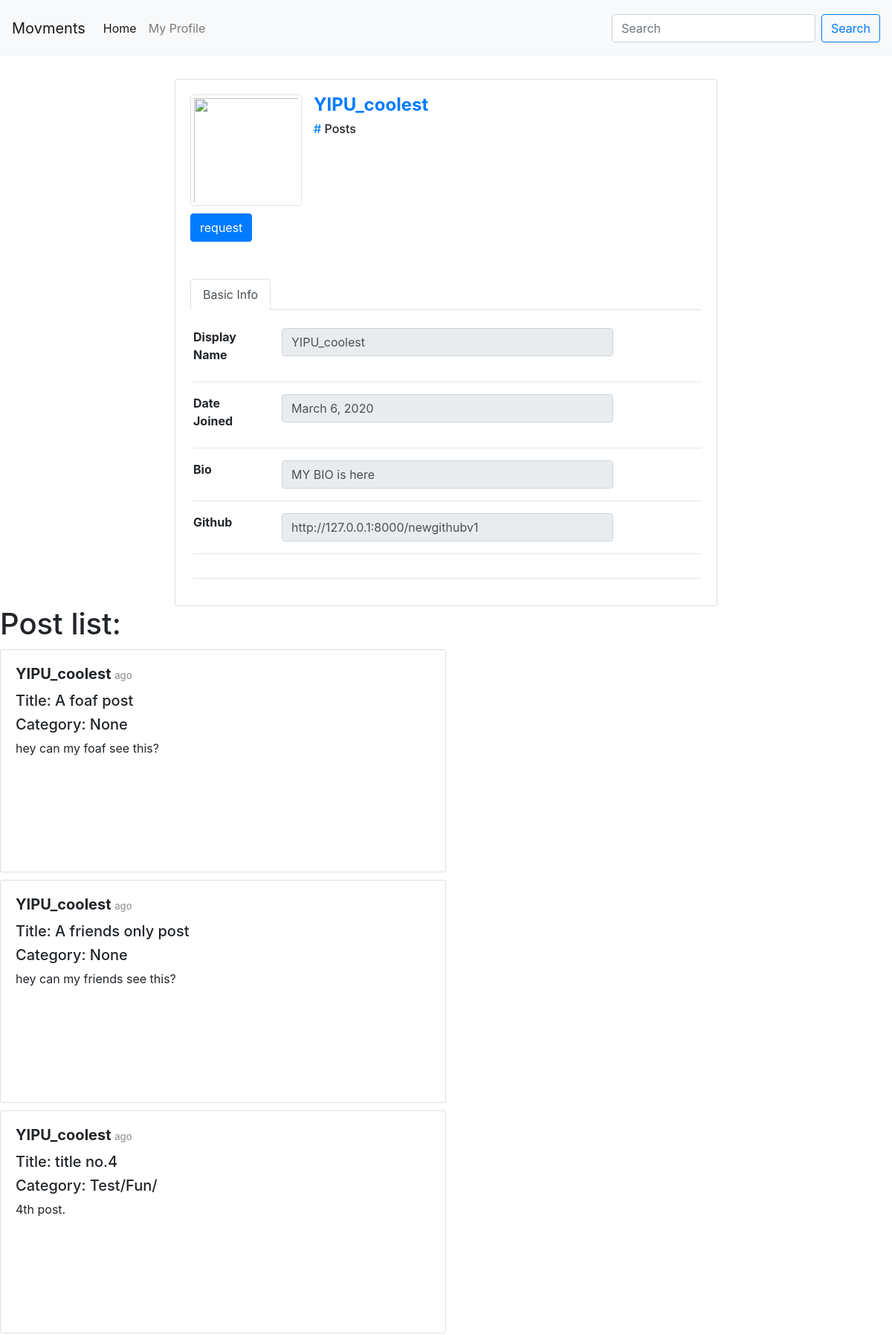
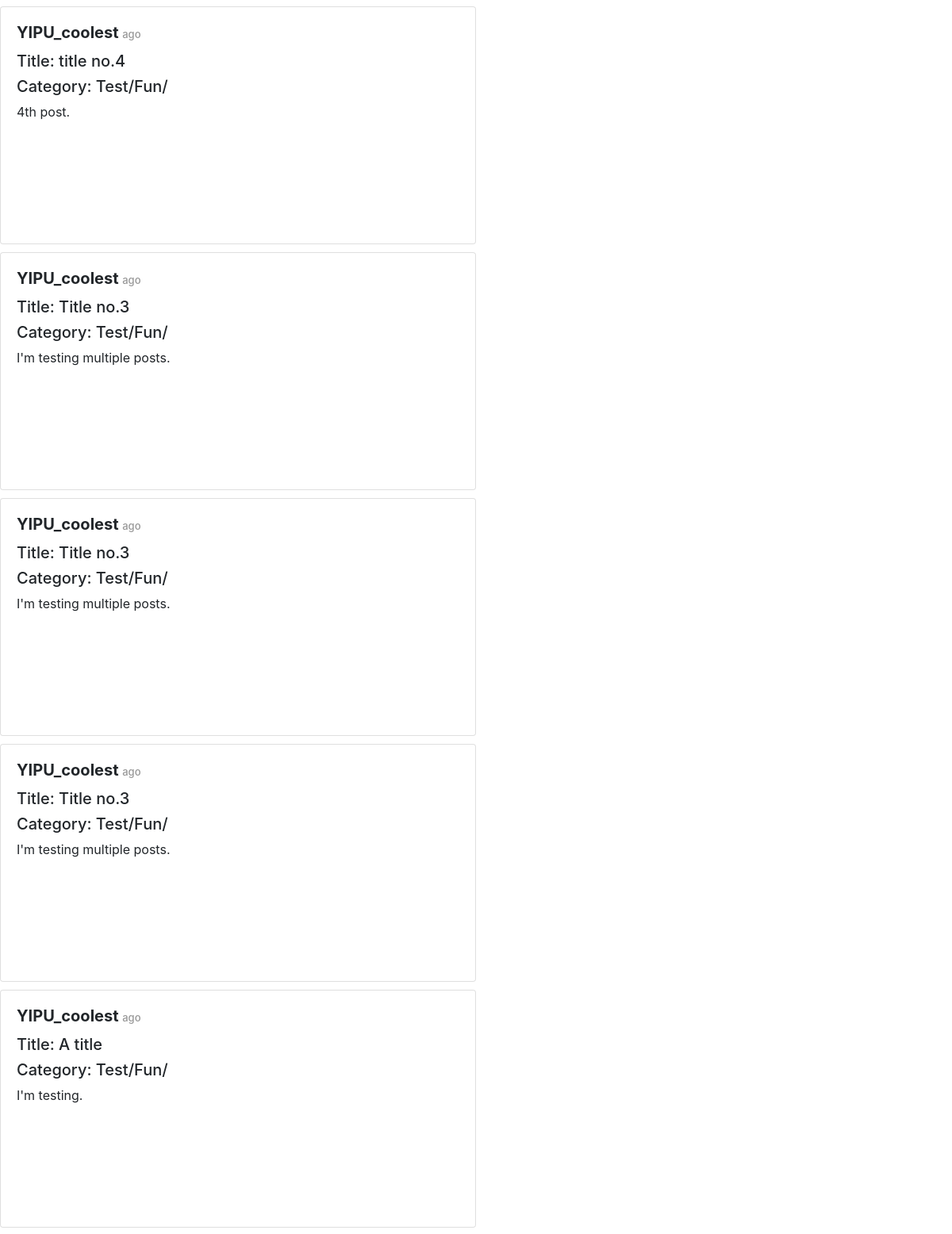
The app's page /accounts/author/profile/199ab538-9a2f-49be-8fc9-bce9aa919115/ (signed in, upper part) with its own data (2 pictures, top to bottom).
### accounts/models.py (models this page shows, shortened)
class Author(AbstractBaseUser):
    email=models.EmailField(
        verbose_name='email address',
        max_length=60,
        unique=True,
    )
    uid_str = uuid.uuid4().urn
    uuid_str = uid_str[9:] # str(settings.HOSTNAME)+"/author/"+
    id = models.CharField(primary_key=True, default=uuid_str, editable=False,max_length=100,unique=True)
    displayName = models.CharField(max_length=30)
    host = models.URLField(default=settings.HOSTNAME, max_length=100)
    url_default = "http:127.0.0.1:8000/accounts/author/profile/"+uuid_str+"/"
    url = models.URLField(default=url_default, max_length=100)
    avatar = models.ImageField(upload_to='avatar/', default = 'avatar/default-avatar.png', blank=True, null=True)
    github = models.URLField(default="", max_length=100, null=True)
    bio = models.CharField(default="", max_length=200, null=True)
    date_joined=models.DateField(verbose_name="date joined", auto_now=True)
    last_login=models.DateField(verbose_name="last login", auto_now=True)
    is_active=models.BooleanField(default=True)
    is_admin=models.BooleanField(default=False)
    objects = AuthorManager()
    USERNAME_FIELD = 'email'
    REQUIRED_FIELDS = ['displayName', ]

### posting/models.py (models this page shows, shortened)
class Post(models.Model):
    id = models.UUIDField(primary_key=True, default=uuid.uuid4, editable=False)
    author = models.ForeignKey(Author, on_delete=models.CASCADE)
    title = models.CharField(max_length=50)
    contentType = models.CharField(max_length=4, default = 'text', choices=CONTENT_TYPE)
    description = models.CharField(max_length=50, blank=True)
    origin = models.CharField(max_length=50, blank=True)
    source = models.CharField(max_length=50, blank=True)
    content = models.CharField(max_length=200)
    categories = models.CharField(max_length=200)
    unlisted = models.BooleanField(default=False, choices=UNLISTED)
    published = models.DateTimeField('date posted', auto_now_add=True, blank=True)
    visibility = models.CharField(max_length=10, default = 'PUBL', choices=POST_VISIBILITY)

### accounts/views.py (the view, shortened to what this page needs)
# urls.py: path('author/profile/<str:author_id>/', views.profile_view, name='view profile'),
@login_required
def profile_view(request, author_id):
    form = request.POST
    author = Author.objects.filter(id=author_id)[0]
    posts_list = []
    '''
        current user is browsing others profile page, so only show allowed posts
    '''
    if request.user.id != author_id:
        posts_list = PostingView.getVisiblePosts(request.user, author)
    context = {
        'displayName': author.displayName,
        'avatar': author.avatar,
        'github': author.github,
        'url': author.url,
        'host': author.host,
        'bio': author.bio,
        'email': author.email,
        'id': author.id,
        'joined_date': author.date_joined,
        'post_list': posts_list,
    }
    return render(request, "accounts/profile.html", context)

### friendship/views.py (called while the page is built)
def checkFriendship(author_a, author_b):
    if author_a < author_b:
        author_from, author_to = author_a, author_b
    else:
        author_from, author_to = author_b, author_a
    if Friendship.objects.filter(author_a=author_from, author_b=author_to).exists():
        return True
    else:
        return False

### accounts/templates/accounts/profile.html (shortened to what this page needs)
{%include 'posting/base.html'%}
{%include 'posting/navbar.html'%}
<div class="container" style="margin-top: 20px;">
    <div class="row">
        <div class="col-md-8 offset-md-2">
            <div class="card">
                <div class="card-body">
                    <div class="card-title mb-4">
                        <div class="d-flex justify-content-start">
                            <div class="image-container">
                                {% if avatar %}
                                    <img src="{{ avatar.url }}" id="imgProfile" style="width: 150px; height: 150px" class="img-thumbnail" />
                                {% else %}
                                    <img src="http://placehold.it/150x150" id="imgProfile" style="width: 150px; height: 150px" class="img-thumbnail" />
                                {% endif %}
                                <div class="middle">
                                    {%  if  not request.user.is_authenticated  %}
                                    {% else %}
                                        {% if request.user.id != id  %}
                                            <form action="{% url 'friendship:friend request' %}" method="POST"> {% csrf_token %}
                                                <div style="margin-top: 10px;">
                                                    <input type="submit" class="btn btn-primary" id="btnRequest" value="request" />
                                                </div>
                                            </form>
                                        {% else %}
                                        <div style="margin-top: 10px;">
                                            <input type="button" class="btn btn-primary" id="btnChange" value="Change" />
                                        </div>
                                            <input type="file" style="display: none;" id="profilePicture" name="file" />
                                        {% endif %}
                                    {% endif %}
                                </div>
                            </div>
                            <div class="userData ml-3">
                                <h2 class="d-block" style="font-size: 1.5rem; font-weight: bold"><a href="javascript:void(0);">{{ displayName }}</a></h2>
                                <h6 class="d-block"><a href="javascript:void(0)">#</a> Posts</h6>
                            </div>
                        </div>
                    </div>
                    <div class="row">
                        <div class="col-12">
                            <ul class="nav nav-tabs mb-4" id="myTab" role="tablist">
                                <li class="nav-item">
                                    <a class="nav-link active" id="basicInfo-tab" data-toggle="tab" href="#basicInfo" role="tab" aria-controls="basicInfo" aria-selected="true">Basic Info</a>
                                </li>
                            </ul>
                            <form class="change-form", action="{% url 'accounts:view profile' request.user.id %}", method="POST"> {% csrf_token %}
                                <div class="tab-content ml-1" id="myTabContent">
                                    <div class="tab-pane fade show active" id="basicInfo" role="tabpanel" aria-labelledby="basicInfo-tab">
                                            <div class="row">
                                                <div class="col-sm-3 col-md-2 col-5">
                                                    <label style="font-weight:bold;">Display Name</label>
                                                </div>
                                                <div class="col-md-8 col-6">
                                                    <input type="text" id="display-input" name="displayName" class="form-control classname" value="{{ displayName }}" readonly />
                                                </div>
                                            </div>
                                            <hr />
                                            <div class="row">
                                                <div class="col-sm-3 col-md-2 col-5">
                                                    <label style="font-weight:bold;">Date Joined</label>
                                                </div>
                                                <div class="col-md-8 col-6">
                                                    <input type="text" class="form-control classname" value="{{ joined_date }}" readonly />
                                                </div>
                                            </div>
                                            <hr />
                                            <div class="row">
                                                <div class="col-sm-3 col-md-2 col-5">
                                                    <label style="font-weight:bold;">Bio</label>
                                                </div>
                                                <div class="col-md-8 col-6">
                                                    <input type="text"  id="bio-input" name="bio" class="form-control classname" value="{{ bio }}" readonly />
                                                </div>
                                            </div>
                                            <hr />
                                            <div class="row">
                                                <div class="col-sm-3 col-md-2 col-5">
                                                    <label style="font-weight:bold;">Github</label>
                                                </div>
                                                <div class="col-md-8 col-6">
                                                    <input type="text" id="github-input" name="github" class="form-control classname" value="{{ github }}" readonly />
                                                </div>
                                            </div>
                                            <hr />
                                            <hr />
                                    </div>
                                </div>
                            </form>
                        </div>
                    </div>
                </div>
            </div>
        </div>
    </div>
</div>
{% if post_list %}
<h1>Post list:</h1>
    {% for post in post_list %}
        {% include "posting/post-full-view.html" with post=post %}
    {% endfor %}
{% endif %}

### posting/templates/posting/post-full-view.html (shortened to what this page needs)
<div class="card" style="width: 600px;height:300px">
    <div class="card-body">
        <div class='card-title'>
            <h5 class="post-tile"><b>{{ post.author.displayName }} </b> <span id="timestamp">{{ post.pub_date|timesince }} ago</span></h5>
        </div>
        <div class="card-subtile">
            <h5>Title: {{post.title}}</h5>
            <h5>Category: {{post.categories}}</h5>
        </div>
            <div class="card-content">
                <p>{{ post.content }}</p>
            </div>
        </div>
</div>

### posting/templates/posting/base.html (style rules this page uses)
ul { padding: 0; list-style-type: none; }
li { padding: 0; list-style-type: none; margin-top: 10px; margin-bottom: 10px; }
#timestamp { font-size: small; color:#989898; }
.card { margin-top: 10px; }

### records on screen
Author: displayName "YIPU_coolest", date_joined "March 6, 2020", bio "MY BIO is here", github "http://127.0.0.1:8000/newgithubv1"
Post: author.displayName "YIPU_coolest", title "A foaf post", categories "None", content "hey can my foaf see this?"
Post: author.displayName "YIPU_coolest", title "A friends only post", categories "None", content "hey can my friends see this?"
Post: author.displayName "YIPU_coolest", title "title no.4", categories "Test/Fun/", content "4th post."
Post: author.displayName "YIPU_coolest", title "title no.4", categories "Test/Fun/", content "4th post."
Post: author.displayName "YIPU_coolest", title "Title no.3", categories "Test/Fun/", content "I'm testing multiple posts."
Post: author.displayName "YIPU_coolest", title "Title no.3", categories "Test/Fun/", content "I'm testing multiple posts."
Post: author.displayName "YIPU_coolest", title "Title no.3", categories "Test/Fun/", content "I'm testing multiple posts."
Post: author.displayName "YIPU_coolest", title "A title", categories "Test/Fun/", content "I'm testing."
